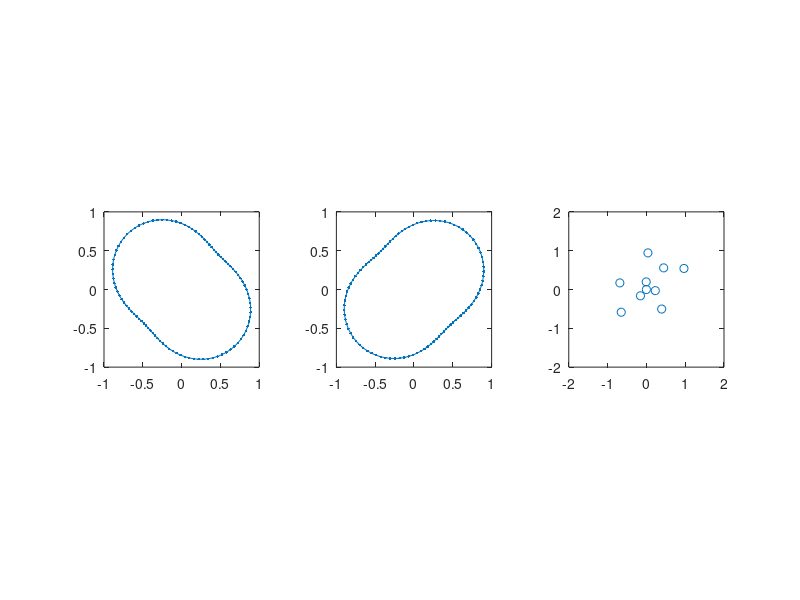

Reproduce this figure in MATLAB.
clear


listaz = linspace(0,360,100)';
Laz = length(listaz);
stdaz = zeros(Laz,1);
stdel = zeros(Laz,1);
stdvel = zeros(Laz,1);

aec.e_deg      = 20;
aec.c_mps      = 340;

choix = 6;
switch choix
    case 5
        M               = 8;
        xsensors0_m        = zeros(M,3);
        xsensors0_m(:,1)   = (-M+1:2:M-1)'/M;
        xsensors0_m(:,2)   = xsensors0_m(:,1);
    case 4
        M               = 8;
        xsensors0_m(:,1:2) = randn(M,2)/3;
        xsensors0_m(:,3)   = zeros(M,1);
    case 1
        M               = 4;
        aux             = exp(2j*pi*(0:M-1)'/M);
        xsensors0_m(:,1)   = real(aux);
        xsensors0_m(:,2)   = imag(aux);
        xsensors0_m(:,3)   = 1*ones(M,1);
    case 2
        M               = 8;
        Mon2            = M/2;
        aux1            = exp(2j*pi*(0:Mon2-1)'/Mon2);
        aux2            = exp(2j*pi*(0:Mon2-1)'/Mon2+1j*pi/4)/2;
        xsensors0_m(:,1)   = real([aux1;aux2]);
        xsensors0_m(:,2)   = imag([aux1;aux2]);
        xsensors0_m(:,3)   = 0*ones(M,1);
    case 3
        xsensors0_m = [ ...
            -0.05580864939648136, 0.1876414387122062,   0; ...
            0.2276638554764773,  0.08756600473273159,  0; ...
            0.1213616661490549, -0.2126602972080624,   0; ...
            -0.1266767756150987, -0.09034587789893783,  0; ...
            -0.02746139890923584, 0.009729556081326833, 0; ...
            0.922171492415503,   0.7102575939423894,   0; ...
            0.1851429797456091, -1.068861232371144,    0; ...
            -1.246393169863814,   0.3766728140087006,   0];
    case 6
        xsensors0_m = 0.1*[ ...
            0                   0                   0; ...
            -0.046877141457517   1.955947627983987  -0.003000000000000; ...
            2.294699908569455  -0.292623042389750   0.004000000000000; ...
            -1.529189879004843  -1.626142297079787  -0.012000000000000; ...
            4.450550248185173   5.573021452268586   0.044000000000000; ...
            0.396748844208196   9.435171689242125  -0.006000000000000; ...
            9.679406059307512   5.422483168104663   0.061000000000000; ...
            3.943046386367641  -5.037650076216087  -0.118000000000000; ...
            -6.480990306646564  -5.857643549628555  -0.017000000000000; ...
            -6.833279994535260   1.702617467129603  -0.059000000000000];
        
end
M = size(xsensors0_m,1);
for iaz=1:Laz
    aec.a_deg = listaz(iaz);
    
    
    cosa = cos(aec.a_deg*pi/180);
    sina = sin(aec.a_deg*pi/180);
    cose = cos(aec.e_deg*pi/180);
    sine = sin(aec.e_deg*pi/180);
    c_mps    = aec.c_mps;
    v_mps = c_mps/cose;
    
    
    
    Jacobaec_k = ([...
        -sina*cose/c_mps -cosa*sine/c_mps -cosa*cose/c_mps/c_mps; ...
        cosa*cose/c_mps -sina*sine/c_mps -sina*cose/c_mps/c_mps;...
        0 cose/c_mps -sine/c_mps/c_mps]);
    
    Jacobav_k = ([...
        -sina/v_mps -cosa/v_mps/v_mps 0; ...
        cosa/v_mps -sina/v_mps/v_mps 0;...
        0 -sine/cose/v_mps/v_mps 1/cose/cose/v_mps ...
        ]);
    H3 = zeros(M-1,3);
    for im=2:M
        H3(im-1,:) = (xsensors0_m(im,:)-xsensors0_m(1,:));
    end
    H3H3t = (H3'*H3);
    
    
    
    CRB.linaec = (Jacobaec_k\H3H3t)/Jacobaec_k';
    CRB.linav = (Jacobav_k\H3H3t)/Jacobav_k';
    
    stdaz(iaz)   = sqrt(CRB.linav(1,1))*180/pi;
    stdvel(iaz)  = sqrt(CRB.linav(2,2));
    
end

figure(1)
subplot(131)
x = stdaz .* exp(1j*pi*listaz/180) / max(stdaz);
plot(x,'.-')
hold off
set(gca,'xlim',[-1,1])
set(gca,'ylim',[-1,1])
axis('square')

figure(1)
subplot(132)
x = stdvel .* exp(1j*pi*listaz/180) / max(stdvel);
plot(x,'.-')
hold off
set(gca,'xlim',[-1,1])
set(gca,'ylim',[-1,1])
axis('square')
subplot(133)
plot(xsensors0_m(:,1),xsensors0_m(:,2),'o')
set(gca,'xlim',2*[-1,1])
set(gca,'ylim',2*[-1,1])
axis('square')
